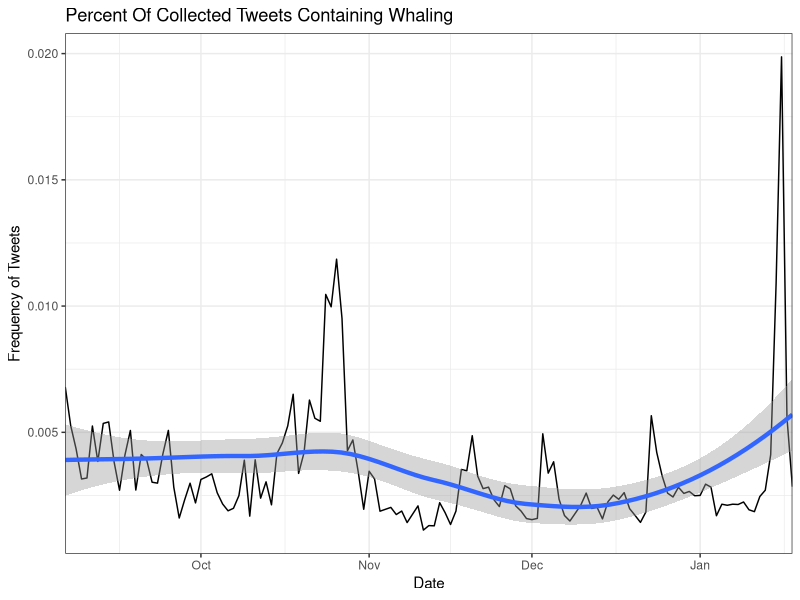

The R source for this figure:

#Run the following command
#aws s3 ls s3://ci-tweets/ByKeyword --recurstive > Keywords.txt

#than copy that file into your working directory

setwd('D:/Documents and Settings/mcooper/GitHub/Conservation-Tweets/analyze/temporal/from-keys')

library(dplyr)
library(ggplot2)
library(lubridate)

df <- read.table('Keywords.txt', stringsAsFactors = F)
names(df) <- c('Date.Written', 'Time.Written', 'Size', 'Path')

df$date <- substr(df$Path, nchar(df$Path)-13, nchar(df$Path)-4)
df$key <- substr(df$Path, 11, nchar(df$Path)-15)

all_days_keys <- names(table(df$key)[table(df$key) == max(table(df$key))])

sel_keys <- c(all_days_keys, 'whaling', 'cop.22', '#cop22', 'marrakesh', 'marrakech', 'earthtomarrakesh')

df <- df[df$key %in% sel_keys, ]

daily_total <- df %>% group_by(date) %>% summarize(Total = sum(Size))

df <- merge(df, daily_total)

df$Daily_Perc <- df$Size/df$Total

simpleCap <- function(x) {
  s <- strsplit(x, " ")[[1]]
  paste(toupper(substring(s, 1,1)), substring(s, 2),
        sep="", collapse=" ")
}

plotit <- function(df, words){
  title <- strsplit(words, 'OR', fixed=T)[[1]]
  keys <- gsub('#', '', title)
  
  if (length(keys) == 1){
    sel <- df[df$key==keys, ]
  }
  if (length(keys) > 1){
    sel <- df[df$key %in% keys, ]
    sel <- sel %>% group_by(date) %>% summarize(Daily_Perc=sum(Daily_Perc))
  }
  
  main = simpleCap(paste0('percent of collected tweets containing ', paste0(gsub('.', ' ', title, fixed=T), collapse = ' or ')))
  
  ggplot(sel, aes(x=ymd(date), y=Daily_Perc)) + geom_line() + theme_bw() + 
    geom_smooth(method="loess", size=1.5) + 
    labs(title=main, x='Date', y='Frequency of Tweets') + 
    scale_x_date(expand=c(0,0))
  
  ggsave(paste0(words, '.png'))
}

for (i in c('whaling')){
  plotit(df, i)
}



